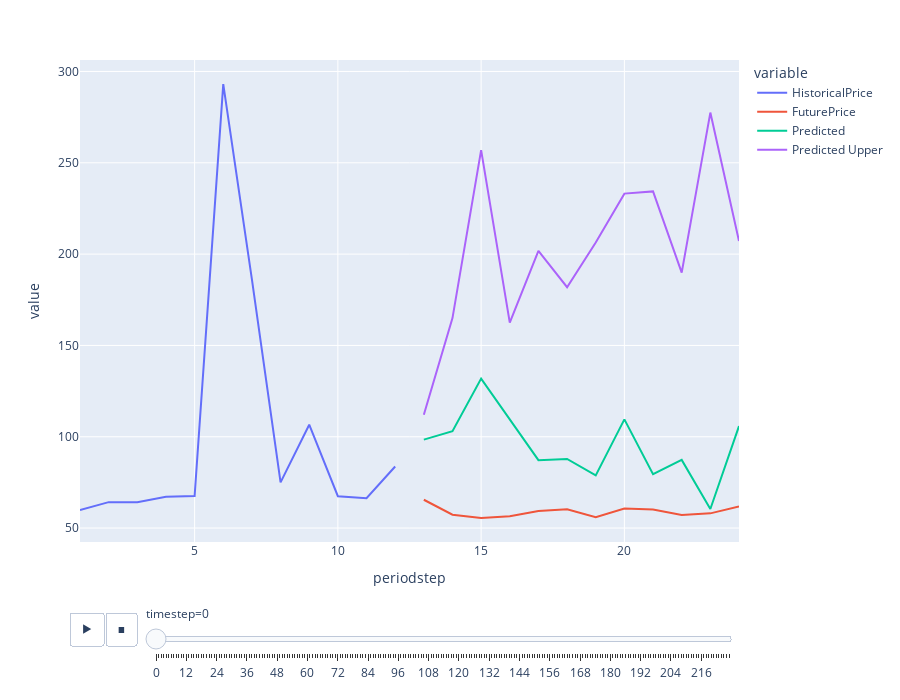

Write notebook code for a chart like this one.
### Code cell
import plotly.express as px

fig = px.line(ddf, x="periodstep", y=["HistoricalPrice", "FuturePrice", "Predicted", 'Predicted Upper'], animation_frame="timestep")
fig.update_layout(height=700)  
fig.layout.updatemenus[0].buttons[0].args[1]['frame']['duration'] = 2000
fig.show()
